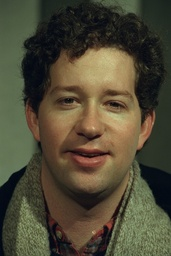
#> input picture Codes/Images/Original Images/img_011.jpg, 171 x 256 px, shrunk from 512 x 768 before the run; its folder holds only this picture in this run
$ python Task3-2.py
#> lines starting #> are read from the running program, lines starting #| are printed output that depends on the picture
### Codes/utils.py
import matplotlib.pyplot as plt
import numpy as np
import glob
import cv2
def mask_by_range_and_plot(max_bgr_skin_range,min_bgr_skin_range,max_hsv_skin_range,min_hsv_skin_range):
    print("Max bgr skin range",max_bgr_skin_range)
    print("Min bgr skin range",min_bgr_skin_range)
    print("Max hsv skin range",max_hsv_skin_range)
    print("Min hsv skin range",min_hsv_skin_range)

    original_images=glob.glob("Images/Original Images/img_01*.jpg")+glob.glob("Images/Original Images/img_020.jpg")
    original_images.sort()


    for img in original_images:
        plt.figure(figsize=(20,9))

        bgr_img=cv2.imread(img)
        plt.subplot(141)
        bgr_mask=cv2.inRange(bgr_img,min_bgr_skin_range,max_bgr_skin_range)
        plt.axis('off')
        plt.title("BGR Mask",fontsize=15)
        plt.imshow(bgr_mask, cmap=plt.cm.gray)

        masked_bgr=cv2.bitwise_and(bgr_img,bgr_img,mask=bgr_mask)
        plt.subplot(142)
        plt.axis('off')
        plt.title("Masked BGR",fontsize=15)
        plt.imshow(cv2.cvtColor(masked_bgr,cv2.COLOR_BGR2RGB))

        hsv_img=cv2.cvtColor(masked_bgr,cv2.COLOR_BGR2HSV)
        hsv_mask=cv2.inRange(hsv_img,min_hsv_skin_range,max_hsv_skin_range)
        masked_hsv=cv2.bitwise_and(hsv_img,hsv_img,mask=hsv_mask)
        plt.subplot(143)
        plt.axis('off')
        plt.title("HSV Mask",fontsize=15)
        plt.imshow(hsv_mask, cmap=plt.cm.gray)

        plt.subplot(144)
        plt.axis('off')
        plt.title("Masked HSV",fontsize=15)
        plt.imshow(cv2.cvtColor(masked_hsv,cv2.COLOR_HSV2RGB))

        plt.show()

# [45 lines left out: function mask_by_dilated_range_and_plot, not called in this run]
def kMeans(X, K, maxIters = 2):

    centroids = X[np.random.choice(np.arange(len(X)), K)]
    for i in range(maxIters):
        # Cluster Assignment step
        C = np.array([np.argmin([np.dot(x_i-y_k, x_i-y_k) for y_k in centroids]) for x_i in X])
        # Ensure we have K clusters, otherwise reset centroids and start over
        # If there are fewer than K clusters, outcome will be nan.
        if (len(np.unique(C)) < K):
            centroids = X[np.random.choice(np.arange(len(X)), K)]
        else:
            # Move centroids step
            centroids = [X[C == k].mean(axis = 0) for k in range(K)]
    return np.array(centroids) , C #clusters, clustered image

### Codes/Task3-2.py
import numpy as np
import cv2
import matplotlib.pyplot as plt
import glob
from utils import mask_by_range_and_plot,kMeans


def get_max_crowded_centroid_value(img):
    reshaped_img =img.reshape(img.shape[0] * img.shape[1],img.shape[2])
    cluster_centers,quantized_img_predicted=kMeans(reshaped_img,4)
    quantized_img = [ cluster_centers[cl] for cl in quantized_img_predicted ]
    quantized_img=np.array(quantized_img).reshape(img.shape[0] , img.shape[1],img.shape[2])

    values,counts=np.unique(quantized_img_predicted, return_counts=True,axis=0)
    return cluster_centers[values[np.argmax(counts)]]


bgr_centroids=[]
hsv_centroids=[]
original_images=glob.glob("Images/Original Images/img_01*.jpg")+glob.glob("Images/Original Images/img_020.jpg")
original_images.sort()
for img_path in original_images:
    bgr_img=cv2.imread(img_path)
#> bgr_img is the input picture: shape (256, 171, 3); mean B, G, R 54.2, 73.7, 79.3


    bgr_centroids.append(get_max_crowded_centroid_value(bgr_img))
#> in kMeans, `centroids = X[np.random.choice(np.arange(len(X)), K)]`: centroids = [[32, 40, 30], [86, 118, 107], [91, 120, 111], [32, 48, 65]]
#> in get_max_crowded_centroid_value, `cluster_centers,quantized_img_predicted=kMeans(reshaped_img,4)`: cluster_centers = [[30.69, 37.37, 39.53], [80.37, 113.7, 121.6], [48.43, 68.63, 97.3], [44.9, 64.6, 90.38]]
#> in get_max_crowded_centroid_value, `quantized_img = [ cluster_centers[cl] for cl in quantized_img_predicte..`: quantized_img = 43776 items
#> in get_max_crowded_centroid_value, `quantized_img=np.array(quantized_img).reshape(img.shape[0] , img.shape..`:
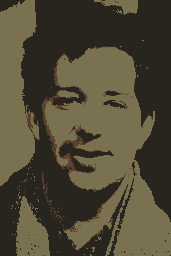
#> quantized_img: shape (256, 171, 3) float64; mean B, G, R 54.2, 73.7, 79.3
#> in get_max_crowded_centroid_value, `values,counts=np.unique(quantized_img_predicted, return_counts=True,ax..`: values = [0, 1, 2, 3]; counts = [22048, 20268, 624, 836]
    hsv_img=cv2.cvtColor(bgr_img,cv2.COLOR_BGR2HSV)
#> hsv_img: shape (256, 171, 3); mean H, S, V 40.7, 90.1, 84.1
    hsv_centroids.append(get_max_crowded_centroid_value(bgr_img))
#> in get_max_crowded_centroid_value (call 2), `cluster_centers,quantized_img_predicted=kMeans(reshaped_img,4)`: cluster_centers = [[55.93, 77.5, 76.72], [43.74, 62.85, 88.42], [30.53, 36.99, 38.68], [79.64, 112.8, 121.6]]
#> in get_max_crowded_centroid_value (call 2), `quantized_img=np.array(quantized_img).reshape(img.shape[0] , img.shape..`:
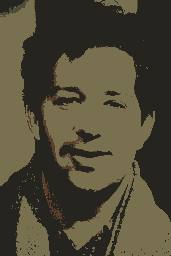
#> quantized_img: shape (256, 171, 3) float64; mean B, G, R 54.2, 73.7, 79.3
#> in get_max_crowded_centroid_value (call 2), `values,counts=np.unique(quantized_img_predicted, return_counts=True,ax..`: counts = [390, 1104, 21670, 20612]


max_bgr_skin_range=np.max(bgr_centroids,axis=0).astype(np.uint8)
#> max_bgr_skin_range = [30, 37, 39]
min_bgr_skin_range=np.min(bgr_centroids,axis=0).astype(np.uint8)
#> min_bgr_skin_range = [30, 37, 39]
max_hsv_skin_range=np.max(hsv_centroids,axis=0).astype(np.uint8)
#> max_hsv_skin_range = [30, 36, 38]
min_hsv_skin_range=np.min(hsv_centroids,axis=0).astype(np.uint8)
#> min_hsv_skin_range = [30, 36, 38]

mask_by_range_and_plot(max_bgr_skin_range,min_bgr_skin_range,max_hsv_skin_range,min_hsv_skin_range)
#| Max bgr skin range [30 37 39]
#| Min bgr skin range [30 37 39]
#| Max hsv skin range [30 36 38]
#| Min hsv skin range [30 36 38]
#> in mask_by_range_and_plot, `bgr_mask=cv2.inRange(bgr_img,min_bgr_skin_range,max_bgr_skin_range)`: bgr_mask: shape (256, 171); every value is 0
#> in mask_by_range_and_plot, `masked_bgr=cv2.bitwise_and(bgr_img,bgr_img,mask=bgr_mask)`: masked_bgr: shape (256, 171, 3); every value is 0
#> in mask_by_range_and_plot, `plt.show()`:
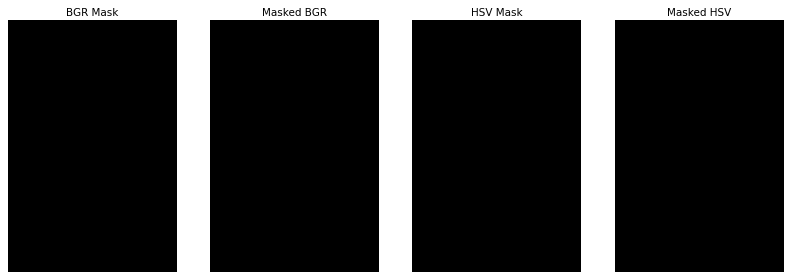
#> figure drawn by matplotlib, 4 panels

$ run again, on Codes/Images/Original Images/img_015.jpg
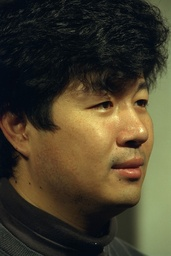
#> input picture Codes/Images/Original Images/img_015.jpg, 171 x 256 px, shrunk from 512 x 768 before the run
#> bgr_img is the input picture: shape (256, 171, 3); mean B, G, R 43.5, 62.5, 70
#> in kMeans, `centroids = X[np.random.choice(np.arange(len(X)), K)]`: centroids = [[78, 115, 107], [39, 43, 37], [22, 22, 22], [17, 17, 17]]
#> cluster_centers = [[74.3, 121.5, 140.9], [41.95, 62.99, 75.57], [23.16, 23.19, 22.06], [30.63, 53.52, 77.86]]
#> in get_max_crowded_centroid_value, `quantized_img = [ cluster_centers[cl] for cl in quantized_img_predicte..`: quantized_img = 43776 items
#> in get_max_crowded_centroid_value, `quantized_img=np.array(quantized_img).reshape(img.shape[0] , img.shape..`:
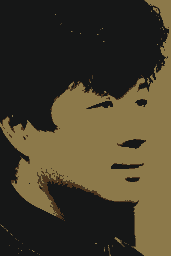
#> quantized_img: shape (256, 171, 3) float64; mean B, G, R 43.5, 62.5, 70
#> values = [0, 1, 2, 3]; counts = [17101, 458, 25456, 761]
#> hsv_img: shape (256, 171, 3); mean H, S, V 55.7, 111.4, 75
#> cluster_centers = [[54.75, 99.79, 134.7], [101.2, 151, 148.4], [23.12, 23.27, 22.34], [39.05, 59.44, 73.82]]
#> in get_max_crowded_centroid_value (call 2), `quantized_img=np.array(quantized_img).reshape(img.shape[0] , img.shape..`:
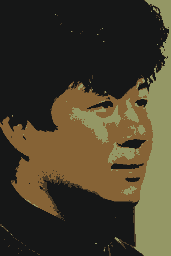
#> quantized_img: shape (256, 171, 3) float64; mean B, G, R 43.5, 62.5, 70
#> counts = [10190, 7088, 25573, 925]
#> max_bgr_skin_range = [23, 23, 22]
#| Max bgr skin range [23 23 22]
#| Min bgr skin range [23 23 22]
#| Max hsv skin range [23 23 22]
#| Min hsv skin range [23 23 22]
#> bgr_mask: shape (256, 171); every value is 0
#> masked_bgr: shape (256, 171, 3); every value is 0

$ run again, on Codes/Images/Original Images/img_020.jpg
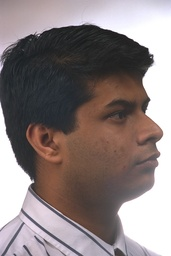
#> input picture Codes/Images/Original Images/img_020.jpg, 171 x 256 px, shrunk from 512 x 768 before the run
#> bgr_img is the input picture: shape (256, 171, 3); mean B, G, R 127, 127.4, 138.6
#> in kMeans, `centroids = X[np.random.choice(np.arange(len(X)), K)]`: centroids = [[254, 245, 242], [172, 158, 162], [197, 187, 203], [52, 56, 74]]
#> cluster_centers = [[224.9, 219.2, 224.9], [86.53, 102.8, 146], [57.65, 61.64, 74.73], [118.8, 119.6, 141.4]]
#> in get_max_crowded_centroid_value, `quantized_img = [ cluster_centers[cl] for cl in quantized_img_predicte..`: quantized_img = 43776 items
#> in get_max_crowded_centroid_value, `quantized_img=np.array(quantized_img).reshape(img.shape[0] , img.shape..`:
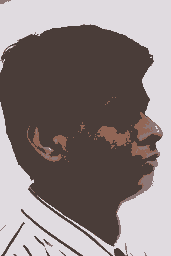
#> quantized_img: shape (256, 171, 3) float64; mean B, G, R 127, 127.4, 138.6
#> values = [0, 1, 2, 3]; counts = [17568, 1275, 23926, 1007]
#> hsv_img: shape (256, 171, 3); mean H, S, V 67.2, 39.9, 140.7
#> cluster_centers = [[125.2, 125.8, 147.7], [225.9, 220.1, 225.7], [91.05, 103, 138.7], [56.8, 60.66, 73.32]]
#> in get_max_crowded_centroid_value (call 2), `quantized_img=np.array(quantized_img).reshape(img.shape[0] , img.shape..`:
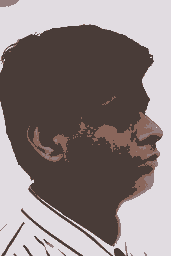
#> quantized_img: shape (256, 171, 3) float64; mean B, G, R 127, 127.4, 138.6
#> counts = [938, 17368, 2152, 23318]
#> max_bgr_skin_range = [57, 61, 74]
#> max_hsv_skin_range = [56, 60, 73]
#| Max bgr skin range [57 61 74]
#| Min bgr skin range [57 61 74]
#| Max hsv skin range [56 60 73]
#| Min hsv skin range [56 60 73]
#> bgr_mask: shape (256, 171); every value is 0
#> masked_bgr: shape (256, 171, 3); every value is 0
